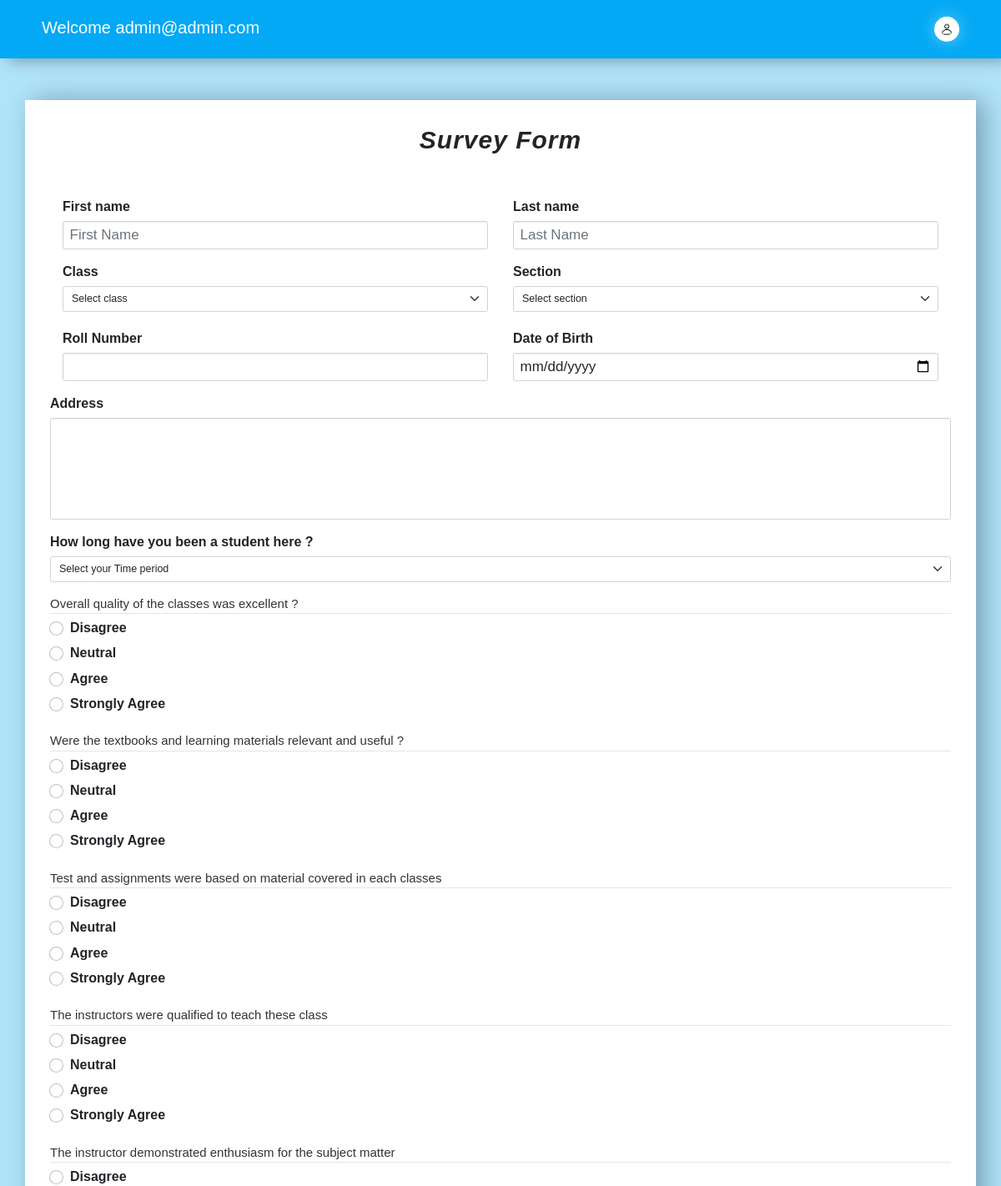
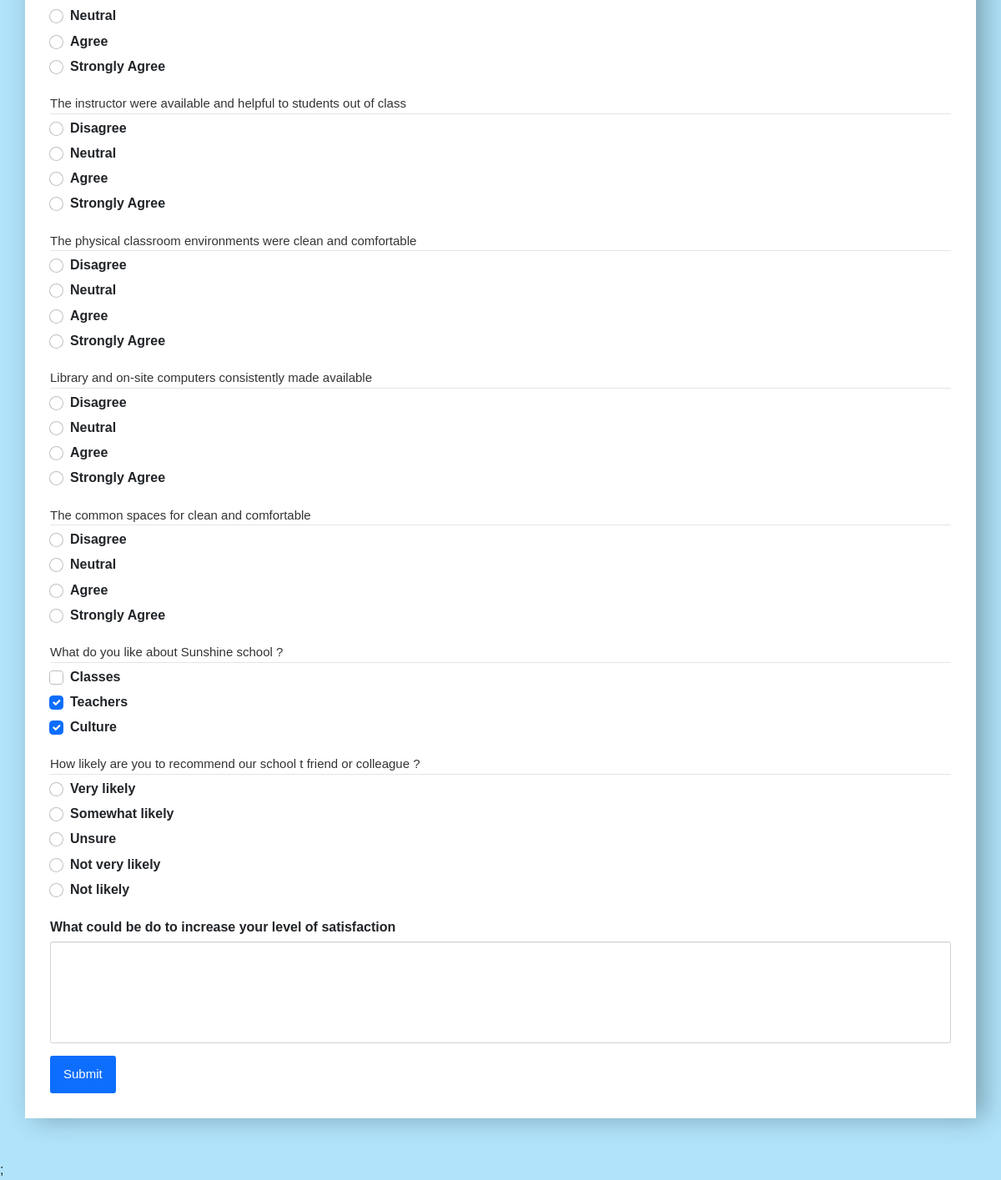
The app's page /welcome.php (signed in) with its own data (2 pictures, top to bottom).
### tables this page shows
CREATE TABLE `questions` (
  `eid` int(20) NOT NULL,
  `qid` int(20) NOT NULL,
  `qns` varchar(255) NOT NULL,
  `choice` int(10) NOT NULL,
  `sn` int(11) NOT NULL
);

CREATE TABLE `myoptions` (
  `id` int(20) NOT NULL,
  `optiont` varchar(255) NOT NULL
);

### studentSurvey.php (the view, shortened to what this page needs)
<?php
include '_dbConnect.php';
?>
<head>
    <link href="https://cdn.jsdelivr.net/npm/bootstrap@5.0.2/dist/css/bootstrap.min.css" rel="stylesheet"
>
</head>
<?php
echo '
          <form class="container p-5" method="post" action="submitData.php">
          <div class="model"><h2>Survey Form</h2></div>
        <div class="form-row">
        <div class="form-group col-md-6">
            <label for="inputEmail4"> First name</label>
            <input type="text" class="form-control" name="fName" id="inputEmail4" placeholder="First Name" required>
        </div>
        <div class="form-group col-md-6">
            <label for="inputEmail4"> Last name</label>
            <input type="text" class="form-control" name="lName" id="inputEmail4" placeholder="Last Name">
        </div>
    </div>
    <div class="form-row">
        <div class="form-group col-md-6">
            <label for="class">Class</label>
            <select class="form-select form-select-lg mb-2" name="class" aria-label=".form-select-lg example" required>
                <option selected>Select class</option>
            </select>
        </div>
        <div class="form-group col-md-6">
            <label for="class">Section</label>
            <select class="form-select form-select-lg mb-2" name="section" aria-label=".form-select-lg example" required>
                <option selected>Select section</option>
            </select>
        </div>
    </div>
    <div class="form-row">
        <div class="form-row col-md-6">
            <div class="form-group">
                <label for="inputCity">Roll Number</label>
                <input type="number" name="rollno" class="form-control" id="Roll number" required>
            </div>
        </div>
        <div class="form-group  col-md-6">
            <label for="inputAddress2">Date of Birth</label>
            <input type="date" name="dob" class="form-control" id="inputAddress2" required>
        </div>
    </div>
    <div class="form-group">
        <label for="inputAddress">Address</label>
        <textarea class="form-control" name="address" id="exampleFormControlTextarea1" rows="5" required>
        </textarea>
    </div>
    <div class="form-group">
        <label for="class">How long have you been a student here ?</label>
        <select class="form-select form-select-lg mb-2" aria-label=".form-select-lg example">
            <option selected>Select your Time period</option>
        </select>
    </div>';
            $q2 = "SELECT * FROM questions";
            $result2 = mysqli_query($conn,$q2);
            $exist2 = mysqli_num_rows($result2);
            if($exist2 > 0){
                while($row2 = mysqli_fetch_assoc($result2)){
                    echo '<fieldset class="form-group">';
                    echo  '<legend>'; echo $row2['qns']; echo '</legend>';
                    $q3 = "SELECT * FROM myoptions";
                    $result3 = mysqli_query($conn,$q3);
                    $exist3 = mysqli_num_rows($result3);
                    if($exist3 > 0){
                        $choice = 1;
                        while($row3 = mysqli_fetch_assoc($result3)){
                            echo '
                               <div class="form-check single-checks">
                                    <input class="form-check-input" name="'; echo $choice; echo '" type="radio" value=';echo $row3['optiont'];echo' id="flexRadioDefault4" required>
                                    <label class="form-check-label" for="flexRadioDefault4">';
                                      echo $row3['optiont'];
                                        echo '
                                    </label>
                                </div>
                            ';
                        }
                    }
                    echo '</fieldset>';
                }
            }
    echo '
    <fieldset class="form-group">
        <legend>What do you like about Sunshine school ?</legend>
        <div class="form-check">
            <input class="form-check-input" type="checkbox" value="" id="flexCheckDefault">
            <label class="form-check-label" for="flexCheckDefault">
                Classes
            </label>
        </div>
        <div class="form-check">
            <input class="form-check-input" type="checkbox" value="" id="flexCheckChecked" checked>
            <label class="form-check-label" for="flexCheckChecked">
                Teachers
            </label>
        </div>
        <div class="form-check">
            <input class="form-check-input" type="checkbox" value="" id="flexCheckChecked" checked>
            <label class="form-check-label" for="flexCheckChecked">
                Culture
            </label>
        </div>
    </fieldset>
    <fieldset class="form-group">
        <legend>How likely are you to recommend our school t friend or colleague ?</legend>
        <div class="form-check">
            <input class="form-check-input" name="flexRadioDefault" type="radio" value="disagree"
                id="flexRadioDefault1">
            <label class="form-check-label" for="flexRadioDefault1">
                Very likely
            </label>
        </div>
        <div class="form-check">
            <input class="form-check-input" name="flexRadioDefault" type="radio" value="neutral" id="flexRadioDefault2">
            <label class="form-check-label" for="flexRadioDefault2">
                Somewhat likely
            </label>
        </div>
        <div class="form-check">
            <input class="form-check-input" name="flexRadioDefault" type="radio" value="agree" id="flexRadioDefault3">
            <label class="form-check-label" for="flexRadioDefault3">
                Unsure
            </label>
        </div>
        <div class="form-check">
            <input class="form-check-input" name="flexRadioDefault" type="radio" value="Strongly agree"
                id="flexRadioDefault4">
            <label class="form-check-label" for="flexRadioDefault4">
                Not very likely
            </label>
        </div>
        <div class="form-check">
            <input class="form-check-input" name="flexRadioDefault" type="radio" value="Strongly agree"
                id="flexRadioDefault4">
            <label class="form-check-label" for="flexRadioDefault4">
                Not likely
            </label>
        </div>
    </fieldset>
    <div class="form-group">
        <label for="inputAddress">What could be do to increase your level of satisfaction</label>
        <textarea class="form-control" name="message" id="exampleFormControlTextarea1" rows="5"></textarea>
    </div>
    <button type="submit" name="submit" class="btn btn-primary">Submit</button>
</form>
          ';
?>
<?php echo '<script src="script.js"></script>'?>;

### welcome.css (style rules this page uses)
* { margin: 0; padding: 0; box-sizing: border-box; font-family: 'Poppins',sans-serif; }
body { position: relative; }

### navbar.css (style rules this page uses)
* { margin: 0; padding: 0; box-sizing: border-box; font-family: 'Poppins',sans-serif; }
body { position: relative; }

### studentSurvey.php (style rules this page uses)
.container { margin-top: 5rem; margin-bottom: 5rem; padding: 5rem; box-shadow: 10px 0 30px rgba(0, 0, 0, 0.3); }
body { font-size: 1.6rem !important; background: #03a8f44f; }
form { background-color: #fff; }
textarea { resize: none; font-size: 1.5rem !important; }
input { font-size: 1.7rem !important; }
input[type=number] { -moz-appearance: textfield; }
.btn-primary { padding: 1rem 1.5rem; font-size: 1.5rem !important; }
.model { text-align: center; margin-bottom: 5rem; }
.model h2 { font-size: 3rem; font-style: italic; font-weight: bold; letter-spacing: 1px; }

### records on screen
questions: qns "Overall quality of the classes was excellent ?"
myoptions: optiont "Disagree"
myoptions: optiont "Neutral"
myoptions: optiont "Agree"
myoptions: optiont "Strongly Agree"
questions: qns "Were the textbooks and learning materials relevant and useful ?"
questions: qns "Test and assignments were based on material covered in each classes"
questions: qns "The instructors were qualified to teach these class"
questions: qns "The instructor demonstrated enthusiasm for the subject matter"
questions: qns "The instructor were available and helpful to students out of class"
questions: qns "The physical classroom environments were clean and comfortable"
questions: qns "Library and on-site computers consistently made available"
questions: qns "The common spaces for clean and comfortable"

### other values on screen
$_SESSION['username'] "admin@admin.com"
